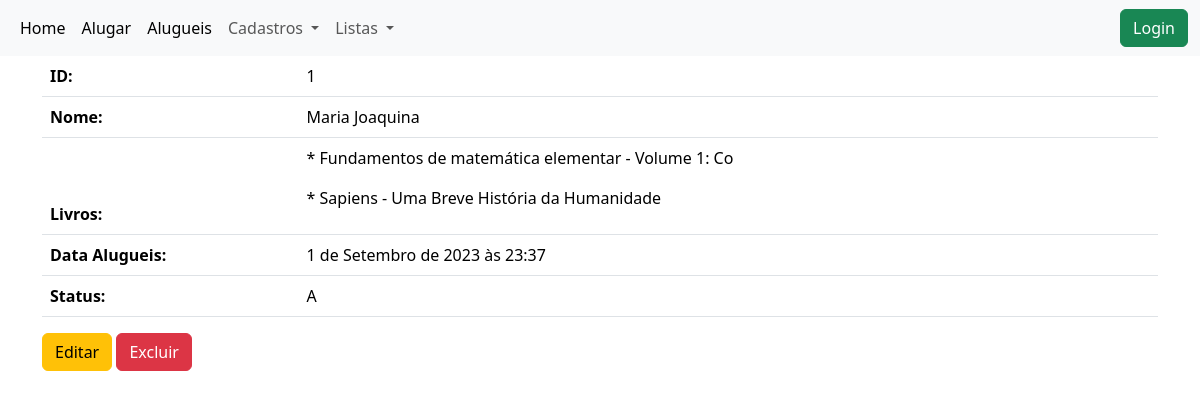
Screenshot of /alugar/view_aluguel/1/ with the database file from the repository.
### alugar/models.py (models this page shows, shortened)
class Aluguel(models.Model):
    STATUS_CHOICES = (
        ("E", "Entregue"),
        ("A", "Alugado"),
    )
    aluno = models.ForeignKey(Aluno, on_delete=models.CASCADE)
    livro = models.ManyToManyField(Livro)
    data_aluguel = models.DateTimeField(default=datetime.now(), null=False, blank=False)
    status = models.CharField(max_length=10, choices=STATUS_CHOICES, null=False, blank=False)

### alunos/models.py (models this page shows)
class Aluno(models.Model):
    nome = models.CharField(max_length=50, null=False, blank=False)
    ra = models.CharField(max_length=20, null=False, blank=True)
    data_nascimento = models.DateField()
    telefone = models.CharField(max_length=20, null=False, blank=False)
    email = models.EmailField(max_length=100, null=True, blank=True)
    endereco = models.OneToOneField(Endereco, on_delete=models.SET_NULL, null=True)
    def __str__(self):
        return self.nome

### livros/models.py (models this page shows, shortened)
class Livro(models.Model):
    titulo = models.CharField(max_length=50,
                              null=False,
                              blank=False)
    autor = models.CharField(max_length=50,
                             null=False,
                             blank=False)
    editora = models.CharField(max_length=50,
                               null=False,
                               blank=False)
    descricao = models.TextField(max_length=255)
    categoria = models.ForeignKey(Categorias, on_delete=models.CASCADE)

### alugar/views.py (the view)
# urls.py: path('view_aluguel/<int:aluguel_id>/', view_aluguel, name='view_aluguel')
def view_aluguel(request, aluguel_id):
    alugueis = get_object_or_404(Aluguel, pk=aluguel_id)
    livros_all = alugueis.livro.all()
    return render(request, 'alugar/view_aluguel.html', {'alugueis': alugueis, 'livros_all':livros_all})

### alugar/templates/alugar/view_aluguel.html (shortened to what this page needs)
{% extends 'base.html' %}
{% block content %}
<div class="container">
    <table class="table table-striped">
  <thead>
    <tr>
      <th scope="col">ID:</th>
      <td>{{alugueis.id}}</td>
    </tr>
    <tr>
      <th scope="col">Nome:</th>
      <td>{{alugueis.aluno}}</td>
    </tr>
    <tr>
      <th scope="col">Livros:</th>
      <td>
        {% for livros in livros_all %}
        <p>* {{livros.titulo}}</p>
        {% endfor %}
      </td>
    </tr>
    <tr>
      <th scope="col">Data Alugueis:</th>
      <td>{{alugueis.data_aluguel}}</td>
    </tr>
    <tr>
      <th scope="col">Status:</th>
      <td>{{alugueis.status}}</td>
    </tr>
  </thead>
</table>
    <div>
        <a class="btn btn-warning" href="">Editar</a>
        <a class="btn btn-danger" href="">Excluir</a>
    </div>
</div>
{% endblock %}

### rows the page displays
Aluguel: id "1", aluno "Maria Joaquina", data_aluguel "1 de Setembro de 2023 às 23:37", status "A"
Livro: titulo "Fundamentos de matemática elementar - Volume 1: Co"
Livro: titulo "Sapiens - Uma Breve História da Humanidade"
